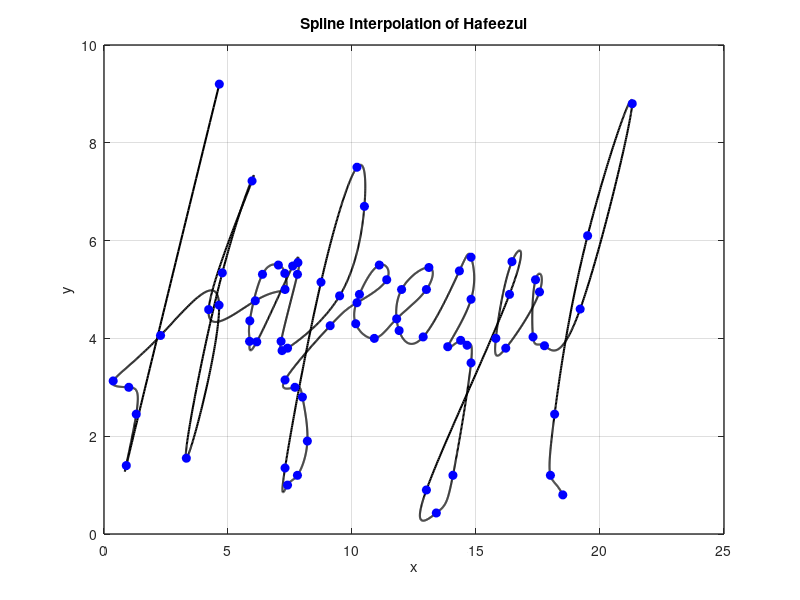

This figure's MATLAB source:
% Define data points for x and y coordinates
x = [4.65 0.90 1.30 1.00 0.37 2.28 4.64 3.32 4.77 5.97 4.22 6.10 7.30 7.29 7.03 6.39 5.88 5.87 6.16 7.61 7.82 7.80 7.14 7.18 7.40 9.50 10.5 10.2 8.75 7.30 7.40 7.80 8.20 8.00 7.70 7.30 9.12 10.2 11.4 11.1 10.3 10.15 10.9 11.8 13.0 13.1 12.0 11.9 12.87 14.33 14.8 14.8 13.86 14.38 14.64 14.8 14.07 13.4 13.0 16.35 16.45 15.8 16.2 17.56 17.4 17.3 17.76 19.2 21.3 19.5 18.17 18.0 18.50]
y = [9.20 1.40 2.45 3.00 3.13 4.06 4.68 1.55 5.34 7.22 4.59 4.77 5.00 5.33 5.50 5.31 4.36 3.94 3.93 5.48 5.55 5.31 3.94 3.75 3.80 4.87 6.70 7.50 5.15 1.35 1.00 1.20 1.90 2.80 3.00 3.15 4.26 4.73 5.20 5.50 4.90 4.300 4.00 4.40 5.00 5.45 5.00 4.16 4.030 5.380 5.66 4.80 3.830 3.96 3.86 3.50 1.200 0.43 0.90 4.900 5.570 4.00 3.80 4.950 5.20 4.03 3.850 4.60 8.80 6.10 2.45 1.20 0.800]

n = length(x);
t = 0:n-1; % Parametric coordinate t
tt = 0:0.01:n-1; % More dense coordinate tt for spline interpolation

% Compute spline interpolation
xx = spline(t, x, tt);
yy = spline(t, y, tt);

% Plot settings
figure(1)
plot(xx, yy, 'k', 'LineWidth', 1.5) % plot spline   
hold on
plot(x, y, 'bo', 'MarkerFaceColor', 'b') % plot data points
% axis([-0.2 6 -0.2 4.5])
grid on
title('Spline Interpolation of Hafeezul')
xlabel('x')
ylabel('y')
set(gca, 'FontSize', 10, 'LineWidth', 1)
grid on
